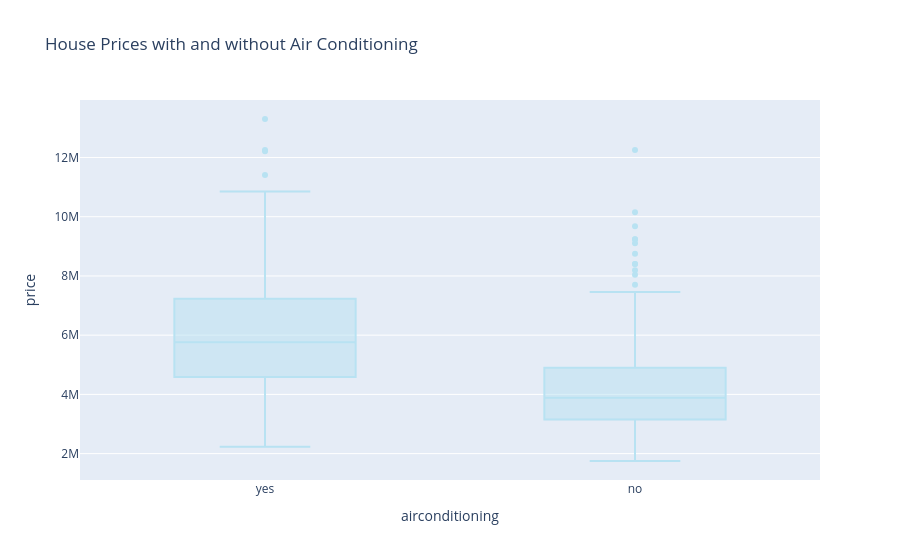

Notebook code for this chart:
### Markdown cell above
### 5. Air Conditioning vs Price

### Code cell
fig = px.box(
    housing,
    x="airconditioning",
    y="price",
    title="House Prices with and without Air Conditioning", color_discrete_sequence=["#B8E2F2"])

fig.show()

### Figure 1 — Plotly figure (JSON) as saved in the notebook; plotly's stock layout.template omitted (floating-point values rounded to 4 significant figures; data arrays with more than 128 entries replaced by an {"elided": "..."} marker saying what was removed)
{"data": [{"alignmentgroup": "True", "hovertemplate": "airconditioning=%{x}<br>price=%{y}<extra></extra>", "legendgroup": "", "marker": {"color": "#B8E2F2"}, "name": "", "notched": false, "offsetgroup": "", "orientation": "v", "showlegend": false, "type": "box", "x": {"elided": "545 str values"}, "x0": " ", "xaxis": "x", "y": {"elided": "545 int values"}, "y0": " ", "yaxis": "y"}], "layout": {"boxmode": "group", "legend": {"tracegroupgap": 0}, "title": {"text": "House Prices with and without Air Conditioning"}, "xaxis": {"anchor": "y", "domain": [0, 1], "title": {"text": "airconditioning"}}, "yaxis": {"anchor": "x", "domain": [0, 1], "title": {"text": "price"}}}}
